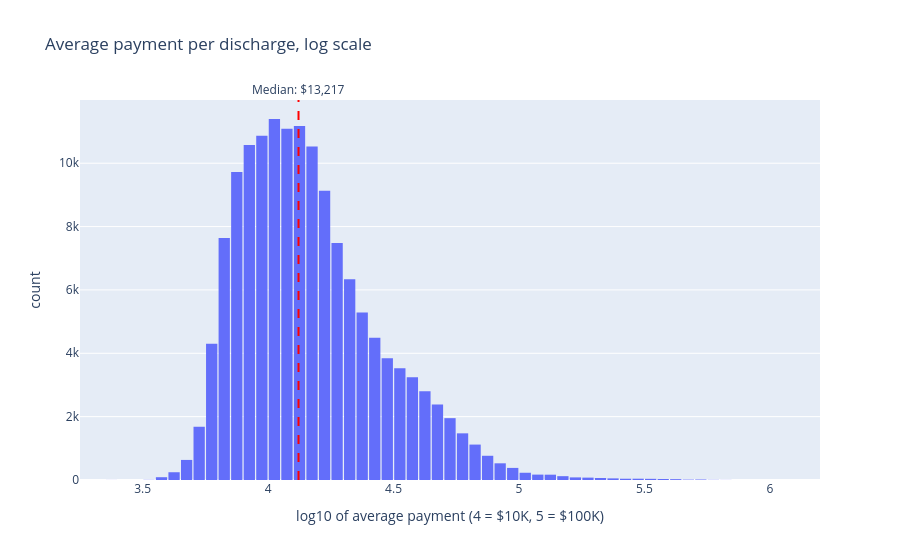

Write notebook code for a chart like this one.
### Code cell
fig = px.histogram(
    cleaned_df,
    x=np.log10(cleaned_df["avg_payment"]), 
    nbins=60,
    labels={"x": "log10 of average payment (4 = $10K, 5 = $100K)"},
    title="Average payment per discharge, log scale")
fig.update_layout(
    bargap=0.1
)
fig.add_vline(
    x=np.log10(cleaned_df["avg_payment"].median()), 
    line_dash="dash", 
    line_color="red",
    annotation_text=f"Median: ${cleaned_df['avg_payment'].median():,.0f}",
    annotation_position="top",
    annotation=dict(yshift=0),
)
fig.show()

### Figure 1 — Plotly figure (JSON) as saved in the notebook; plotly's stock layout.template omitted (floating-point values rounded to 4 significant figures; data arrays with more than 128 entries replaced by an {"elided": "..."} marker saying what was removed)
{"data": [{"alignmentgroup": "True", "bingroup": "x", "hovertemplate": "log10 of average payment (4 = $10K, 5 = $100K)=%{x}<br>count=%{y}<extra></extra>", "legendgroup": "", "marker": {"color": "#636efa", "pattern": {"shape": ""}}, "name": "", "nbinsx": 60, "offsetgroup": "", "orientation": "v", "showlegend": false, "type": "histogram", "x": {"elided": "145879 float values"}, "xaxis": "x", "yaxis": "y"}], "layout": {"annotations": [{"showarrow": false, "text": "Median: $13,217", "x": 4.121, "xanchor": "center", "xref": "x", "y": 1, "yanchor": "bottom", "yref": "y domain", "yshift": 0}], "bargap": 0.1, "barmode": "relative", "legend": {"tracegroupgap": 0}, "shapes": [{"line": {"color": "red", "dash": "dash"}, "type": "line", "x0": 4.121, "x1": 4.121, "xref": "x", "y0": 0, "y1": 1, "yref": "y domain"}], "title": {"text": "Average payment per discharge, log scale"}, "xaxis": {"anchor": "y", "domain": [0, 1], "title": {"text": "log10 of average payment (4 = $10K, 5 = $100K)"}}, "yaxis": {"anchor": "x", "domain": [0, 1], "title": {"text": "count"}}}}
